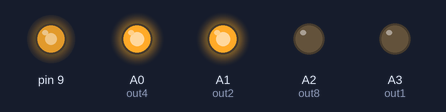
A sketch run on a simulated Arduino Uno, built for the host (arithmetic inside an expression is 32-bit, double 64-bit). Parts: output pins drawn as LEDs (lit = HIGH). Pins used as bus, display or sensor lines are not drawn.

Above: at 0.2 s.
At 1.2 s:
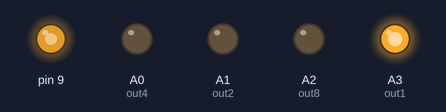
At 1.8 s:
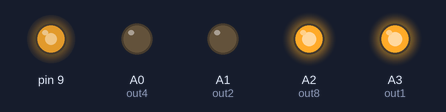
At 2.8 s:
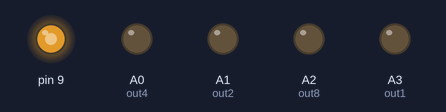
At 4.3 s:
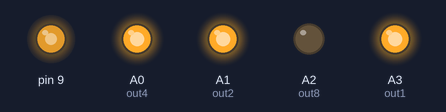
At 5.9 s:
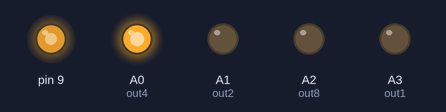
Timing chart, 0 to 6.7 s (numbered marks = the images above):
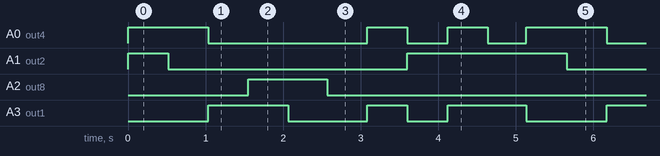

Measured:
- by itself, A0 (out4): repeats every 5.1 s: LOW 2.1 s, HIGH 0.52 s, LOW 0.52 s, HIGH 0.52 s, LOW 0.50 s, HIGH 1.0 s
- by itself, A1 (out2): repeats every 5.1 s: LOW 3.1 s, HIGH 2.1 s
- by itself, A2 (out8): alternates HIGH for 1.0 s and LOW for 4.1 s
- by itself, A3 (out1): repeats every 5.1 s: LOW 1.0 s, HIGH 0.52 s, LOW 0.52 s, HIGH 1.0 s, LOW 1.0 s, HIGH 1.0 s

The sketch:

test_all_digits.ino
```cpp
// выводы для дешифратора
  int out1 = A3;
  int out2 = A1;
  int out4 = A0;
  int out8 = A2;
// выводы для транзисторных ключей
  int key1= 3;
  int key2 = 4;
  int key3 = 5;
  int key4 = 6;
 unsigned long nextDigitTime = 500;
 unsigned long lastTime = 0;
  int curDigit = 2;

void setup() {
  // put your setup code here, to run once:
  // задаем частоту ШИМ на 9 выводе 30кГц
  TCCR1B=TCCR1B&0b11111000|0x01;
  analogWrite(9,190);

  //задаем режим работы выходов микроконтроллера
  pinMode(out1,OUTPUT);
  pinMode(out2,OUTPUT);
  pinMode(out4,OUTPUT);
  pinMode(out8,OUTPUT);

  pinMode(key1,OUTPUT);
  pinMode(key2,OUTPUT);
  pinMode(key3,OUTPUT);
  pinMode(key4,OUTPUT);
}


void loop() {
  if (millis()-lastTime> nextDigitTime){
   lastTime = millis();
   curDigit++;
   if (curDigit == 10){
     curDigit = 0;
   }
  }
  int digits[3]; // массив для текущего значения времени на четыре цифры
  digits[0] = curDigit;
  digits[1] = curDigit;
  digits[2] = curDigit;
  digits[3] = curDigit;
  show(digits); // вывести цифры на дисплей
}
void show(int a[])
{
  //выведем цифру a[0] на первый индикатор
  setNumber(a[0]);

  digitalWrite(key1,HIGH);
  delay(3);
  //потушим первый индикатор
  digitalWrite(key1,LOW);
  delay(1);

  //цифра a[1] на второй индикатор
  setNumber(a[1]);
  digitalWrite(key2,HIGH);
  delay(3);
  //потушим второй индикатор
  digitalWrite(key2,LOW);
  delay(1);

  //цифра a[2] на третий индикатор
  setNumber(a[2]);
  digitalWrite(key3,HIGH);
  delay(3);
  //потушим третий индикатор
  digitalWrite(key3,LOW);
  delay(1);

  //выведем цифру a[3] на четвертый индикатор
  setNumber(a[3]);
  digitalWrite(key4,HIGH);
  delay(3);
  //потушим четвертый индикатор
  digitalWrite(key4,LOW);
  delay(1);
}
// передача цифры на дешифратор
void setNumber(int num)
{
  switch (num)
  {
    case 0:
    digitalWrite (out1,HIGH);
    digitalWrite (out2,HIGH);
    digitalWrite (out4,HIGH);
    digitalWrite (out8,LOW);
    break;
    case 1:
    digitalWrite (out1,HIGH);
    digitalWrite (out2,HIGH);
    digitalWrite (out4,LOW);
    digitalWrite (out8,LOW);
    break;
    case 2:
        digitalWrite (out1,LOW);
    digitalWrite (out2,HIGH);
    digitalWrite (out4,HIGH);
    digitalWrite (out8,LOW);
    break;
    case 3:
    digitalWrite (out1,LOW);
    digitalWrite (out2,LOW);
    digitalWrite (out4,HIGH);
    digitalWrite (out8,LOW);
    break;
    case 4:
    digitalWrite (out1,HIGH);
    digitalWrite (out2,LOW);
    digitalWrite (out4,LOW);
    digitalWrite (out8,LOW);
    break;
    case 5:
        digitalWrite (out1,HIGH);
    digitalWrite (out2,LOW);
    digitalWrite (out4,LOW);
    digitalWrite (out8,HIGH);

    break;
    case 6:
        digitalWrite (out1,LOW);
    digitalWrite (out2,LOW);
    digitalWrite (out4,LOW);
    digitalWrite (out8,HIGH);
    break;
    case 7:
    digitalWrite (out1,LOW);
    digitalWrite (out2,LOW);
    digitalWrite (out4,LOW);
    digitalWrite (out8,LOW);
    break;
    case 8:
            digitalWrite (out1,HIGH);
    digitalWrite (out2,LOW);
    digitalWrite (out4,HIGH);
    digitalWrite (out8,LOW);
    break;
    case 9:
    digitalWrite (out1,LOW);
    digitalWrite (out2,HIGH);
    digitalWrite (out4,LOW);
    digitalWrite (out8,LOW);
    break;
  }
}
```
